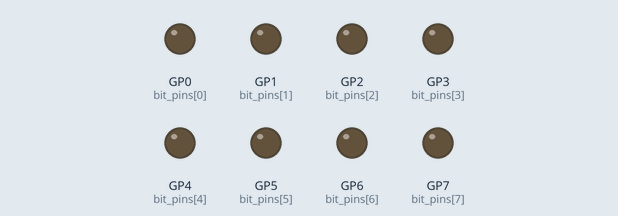
This program was run on a simulated Raspberry Pi Pico running MicroPython. On the bench: output pins drawn as LEDs (lit = HIGH).

Above: at 0.12 s.
At 4.88 s:
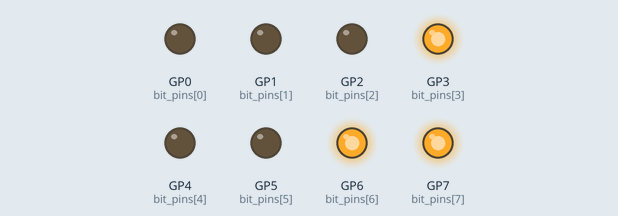
At 9.88 s:
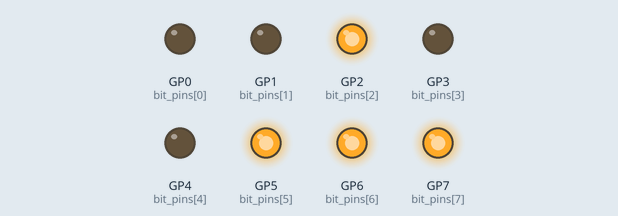
At 19.89 s:
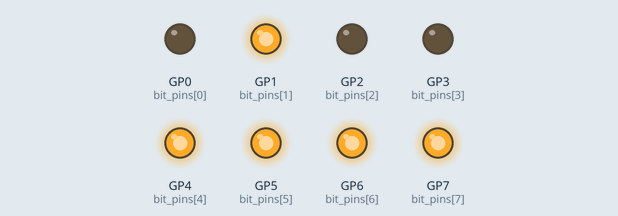
At 29.65 s:
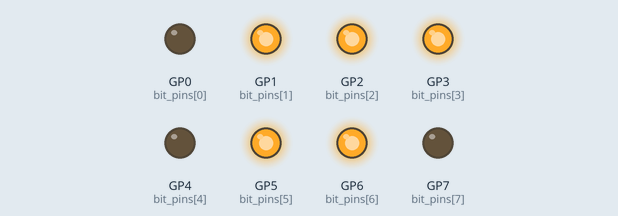
At 39.66 s:
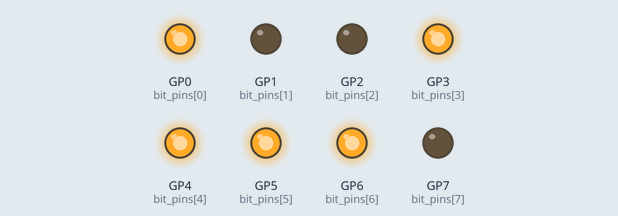
Timing chart, 0 to 40.0 s (numbered marks = the images above):
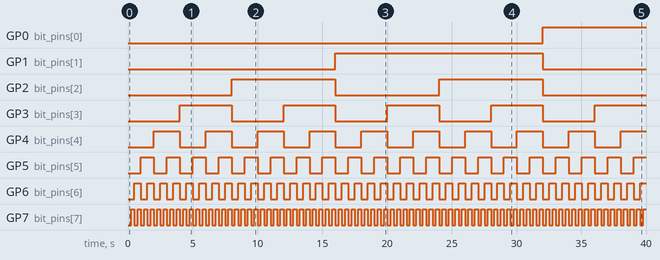

Measured:
- by itself, GP0 (bit_pins[0]): LOW → HIGH at 32.0 s
- by itself, GP1 (bit_pins[1]): LOW → HIGH at 16.0 s, → LOW 16.0 s later
- by itself, GP2 (bit_pins[2]): alternates HIGH for 8.0 s and LOW for 8.0 s
- by itself, GP3 (bit_pins[3]): alternates HIGH for 4.0 s and LOW for 4.0 s
- by itself, GP4 (bit_pins[4]): alternates HIGH for 2.0 s and LOW for 2.0 s
- by itself, GP5 (bit_pins[5]): alternates HIGH for 1.0 s and LOW for 1.0 s
- by itself, GP6 (bit_pins[6]): alternates HIGH for 0.50 s and LOW for 0.50 s
- by itself, GP7 (bit_pins[7]): alternates HIGH for 0.25 s and LOW for 0.25 s

The program:

bin-counter.py
```python
# disclaimer: this is far from the best, most optimal solution. It is just a solution.
# The point of this whole repository is me learning Raspberry Pico and MicroPython.
# I write every code on the fly. Then later I try to optimize and rewrite.

# made a second better verison too:
# https://github.com/akosnikhazy/Raspberry-Pico-Projects/blob/main/bin-counter2.py

from machine import Pin
from time import sleep

# our bits
bit_pins = [
    Pin(0,Pin.OUT),
    Pin(1,Pin.OUT),
    Pin(2,Pin.OUT),
    Pin(3,Pin.OUT),
    Pin(4,Pin.OUT),
    Pin(5,Pin.OUT),
    Pin(6,Pin.OUT),
    Pin(7,Pin.OUT)
]


counter = 0

while True:

    # list of bits converted from int to bin to string
    num_now = list(str(bin(counter)[2:]))

    # zfill is not present in micropython :)
    padding_list = []
    for i in range(0,8-len(num_now)):
       padding_list.append('0');

    # so I padding the list instead with another list made up from zeroes
    num_now = padding_list + num_now

    # so I can use this loop to switch leds on PINs
    for i in range(len(num_now)):
        bit_pins[i].value(int(num_now[i]))

    # we grow the counter by one and restart if we are at limit. 8 bits is 255 max
    counter += 1
    if counter == 256:
        counter = 0

    # so we see what happens.
    sleep(0.25)
```
